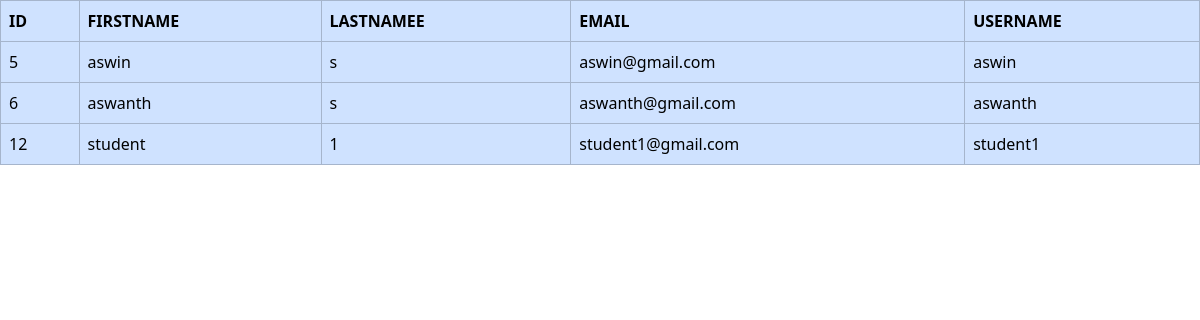
The app's page /approved_stview with its own data.
### webapp/models.py (models this page shows)
class user(AbstractUser):
    usertype=models.CharField(max_length=100)

### webapp/views.py (the view)
# urls.py: path('approved_stview',views.approved_stview,name='approved_stview'),
def approved_stview(request):
    x=user.objects.filter(is_active=1,usertype="student")
    return render(request,'approved_stview.html',{'x':x})

### webapp/templates/approved_stview.html (shortened to what this page needs)
<!DOCTYPE html>
<html lang="en">
<head>
    <link href="https://cdn.jsdelivr.net/npm/bootstrap@5.3.3/dist/css/bootstrap.min.css" rel="stylesheet">
</head>
<body>
    <table class="container">
    <table class="table table-bordered table-primary">
        <tr>
            <th>ID</th>
            <th>FIRSTNAME</th>
            <th>LASTNAMEE</th>
            <th>EMAIL</th>
            <th>USERNAME</th>
        </tr>
        {% for i in x %}
        <tr>
            <td>{{i.id}}</td>
            <td>{{i.first_name}}</td>
            <td>{{i.last_name}}</td>
            <td>{{i.email}}</td>
            <td>{{i.username}}</td>
        </tr>
        {% endfor %}
    </table>
</body>
</html>

### records on screen
user: id "5", first_name "aswin", last_name "s", email "aswin@gmail.com", username "aswin"
user: id "6", first_name "aswanth", last_name "s", email "aswanth@gmail.com", username "aswanth"
user: id "12", first_name "student", last_name "1", email "student1@gmail.com", username "student1"
